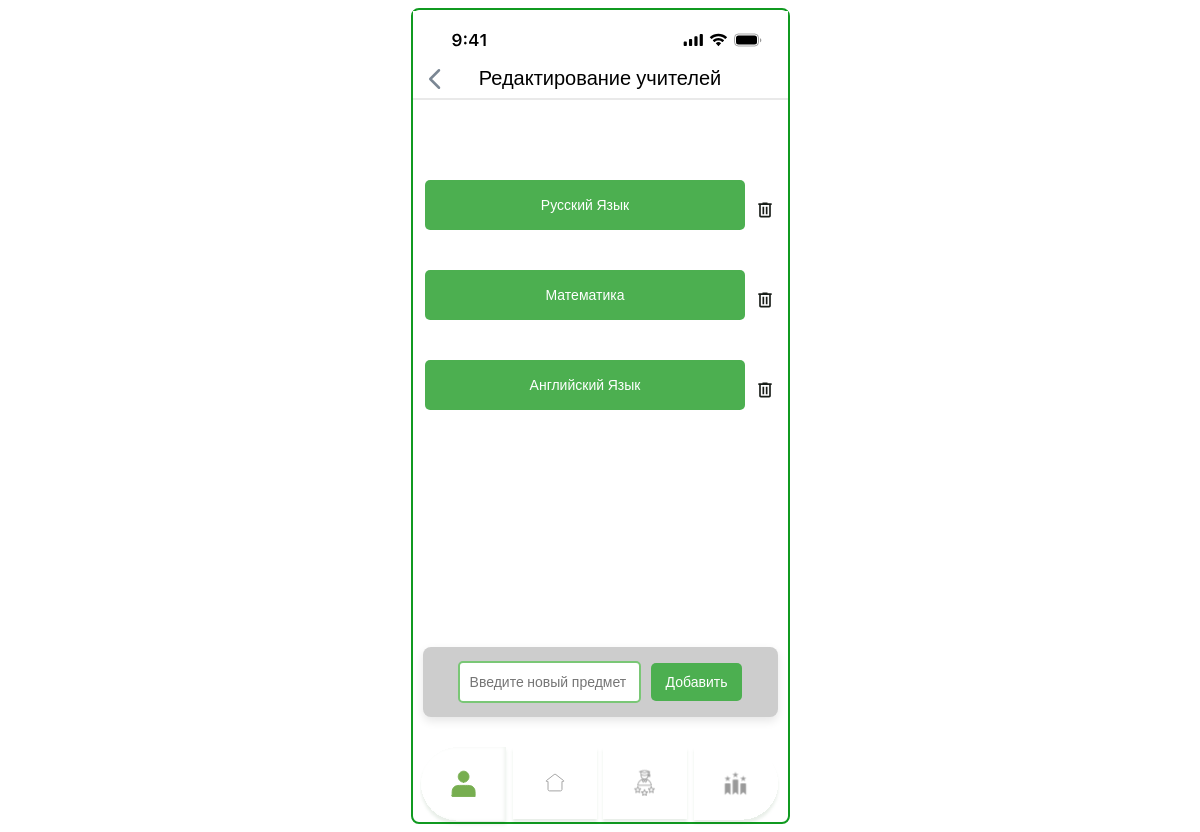
/subject_edit, run on the app's committed database.
### backend/models.py (models this page shows)
class Subject(models.Model):
    title = models.CharField('title', max_length=50)

### backend/views.py (the view)
# urls.py: path('subject_edit', views.subject_edit, name='subject_edit'),
def subject_edit(request):
    data = {
    'subjects': Subject.objects.all()
    }
    return render(request, 'backend/admin/subject-redact.html', data)

### backend/templates/backend/admin/subject-redact.html (shortened to what this page needs)
{% extends 'backend/user/layout.html' %}
{% load static %}
{% block styles %}
<link rel="stylesheet" href="{% static 'backend/css/admin/teacher-redact.css' %}">
{% endblock styles %}
{% block header %}
Редактирование учителей
{% endblock header %}
{% block content %}
  <div id="criteriaContainer">
    {% for subject in subjects %}
                <div class="raschet">
                    <a href="{% url 'teacher_edit' subject.id %}" class="redact_gr">{{ subject.title }}</a>
                    <a href="{% url 'subject_table_remove' subject.id  %}"><img src="{% static 'backend/img/delete.svg' %}" alt="Удалить" class="delete-image"></a>
                </div>
                {% endfor %}
            </div>
            <div class="dobavit">
                <input type="text" id="newCriteriaInput" placeholder="Введите новый предмет">
                <button data-url="{% url 'subject_table_add' %}" id="addCriteriaButton" type="button">Добавить</button>
            </div>
{% endblock content %}
{% block footer %}
<div class="image-container">
  <a href="{% url 'admin_main' %}">
    <img src="{% static 'backend/img/Pers-act.svg' %}" alt="Первая" class="responsive-image">
  </a>
  <a href="{% url 'home_def' %}">
    <img src="{% static 'backend/img/home-def.svg' %}" alt="Вторая" class="responsive-image">
  </a>
  <a href="{% url 'statistics_def' %}">
    <img src="{% static 'backend/img/statistics-def.svg' %}" alt="Третья" class="responsive-image">
  </a>
  <a href="{% url 'statistics_def' %}">
    <img src="{% static 'backend/img/rating-def.svg' %}" alt="Четвертая" class="responsive-image">
  </a>
</div>
{% endblock footer %}

### backend/static/backend/css/admin/teacher-redact.css (style rules this page uses)
body { font-family: 'Mulish', sans-serif; }
@media all and (min-width: 375px) { #criteriaContainer { margin-top: 130px; } }
@media all and (min-width: 375px) { .redact_gr { background-color: rgb(76, 175, 80); color: white; border: none; display: flex; padding: 10px; text-align: center; text-decoration: none; justify-content: center; align-items: center; width: 300px; height: 30px; font-size: 14px; margin-top: 40px; margin-right: 10px; cursor: pointer; border-radius: 5px; font-family: 'Mulish', sans-serif; } }
@media all and (min-width: 375px) { .raschet { display: flex; justify-content: space-between; align-items: center; margin: 0px; } }
@media all and (min-width: 375px) { .delete-image { width: 20px; height: auto; display: flex; margin-top: 50px; cursor: pointer; } }
@media all and (min-width: 375px) { .dobavit { position: fixed; bottom: 150px; display: flex; justify-content: center; align-items: center; padding: 20px; background-color: #cdcdcd; border-radius: 8px; box-shadow: 0 4px 10px rgba(0, 0, 0, 0.1); margin: 20px; width: 315px; height: 30px; margin-bottom: -35px; } }
@media all and (min-width: 375px) { .dobavit input[type="text"] { padding: 10px; border: 2px solid #7ac776; border-radius: 5px; font-size: 16px; outline: none; transition: border-color 0.3s; font-family: 'Mulish', sans-serif; font-size: 14px; } }
@media all and (min-width: 375px) { .dobavit button { background-color: rgb(76, 175, 80); color: white; border: none; padding: 10px 15px; margin-left: 10px; border-radius: 5px; font-size: 16px; cursor: pointer; transition: background-color 0.3s, transform 0.3s; font-family: 'Mulish', sans-serif; font-size: 14px; } }
@media all and (min-width: 375px) { .image-container { position: fixed; bottom: 0px; display: flex; justify-content: space-around; margin-bottom: 0px; } }
@media all and (min-width: 375px) { .responsive-image { max-width: 90px; height: auto; margin: 0px; } }

### data on the page
Subject: title "Русский Язык"
Subject: title "Математика"
Subject: title "Английский Язык"
